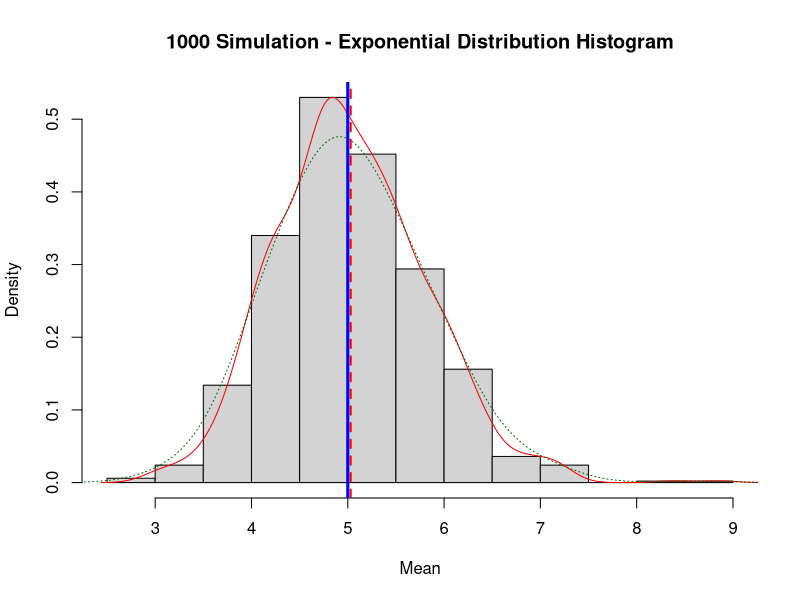
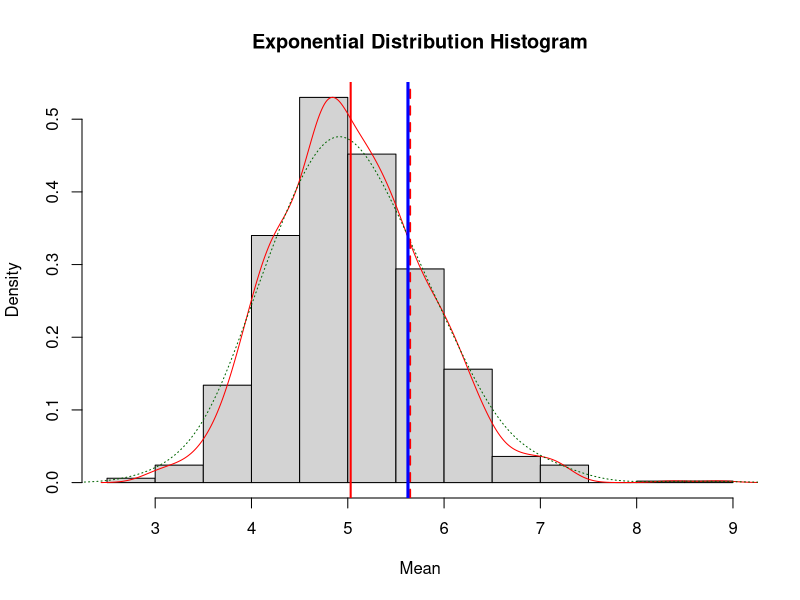
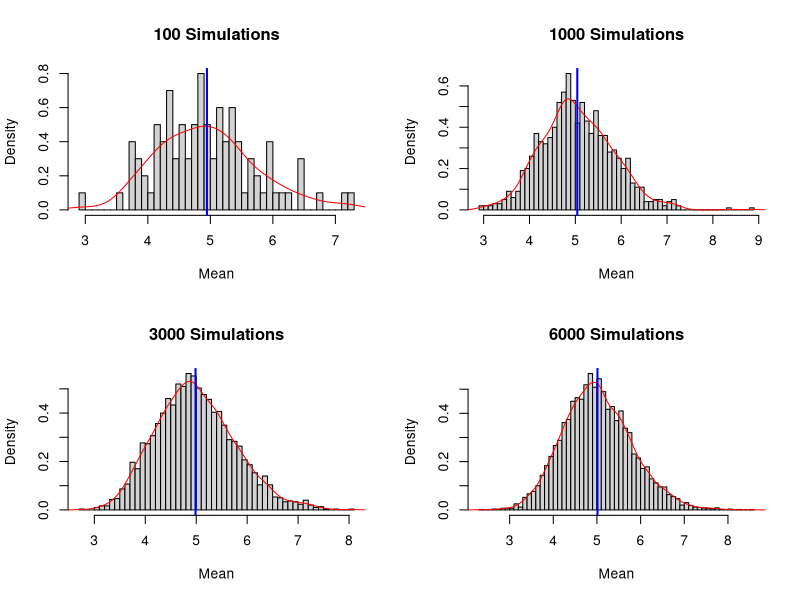

Source code (R) for these figures, in order:
## ---- chunk 1
set.seed(2000)
exp.dist <- NULL
exp.num <- 40
simulation.count <- 1000
rate <- 0.2

for (i in 1 : simulation.count)
{
    exp.dist = c(exp.dist, mean(rexp(exp.num,rate)))
}
## ---- chunk 2
cal.m <- round(mean(exp.dist),2)
cal.m
## ---- chunk 3
theo.m <- 1/0.2
theo.m
## ---- chunk 4
hist(exp.dist, prob = TRUE, xlab = "Mean", ylab = "Density", main = "1000 Simulation - Exponential Distribution Histogram")
lines(density(exp.dist),col = "red")
lines(density(exp.dist, adjust=2), lty="dotted", col = "darkgreen")
abline(v= cal.m, col = "red", lty = 2, lwd = 2)
abline(v = theo.m, col = "blue", lwd = 3)
## ---- chunk 5
cal.v <- round(var(exp.dist),3)
cal.v
## ---- chunk 6
st.dev <- 1/0.2 #lambda = 0.2
theo.v <- ((1/0.2)/sqrt(40)) ^ 2 # population variance 
theo.v
## ---- chunk 7
hist(exp.dist, prob = TRUE, xlab = "Mean", ylab = "Density", main = "Exponential Distribution Histogram")
lines(density(exp.dist),col = "red")
lines(density(exp.dist, adjust=2), lty="dotted", col = "darkgreen")
abline(v= cal.m, col = "red", lty = 1, lwd = 2)
abline(v= cal.m + cal.v, col = "red", lty = 2, lwd = 2)
abline(v = theo.m + theo.v, col = "blue", lwd = 3)
## ---- chunk 8
set.seed(2000)

exp.dist.100 <- NULL
exp.dist.1000 <- NULL
exp.dist.3000 <- NULL
exp.dist.6000 <- NULL
for (i in 1 : 100) exp.dist.100 = c(exp.dist.100, mean(rexp(40,rate)))
for (i in 1 : 1000) exp.dist.1000 = c(exp.dist.1000, mean(rexp(40,rate)))
for (i in 1 : 3000) exp.dist.3000 = c(exp.dist.3000, mean(rexp(40,rate)))
for (i in 1 : 6000) exp.dist.6000 = c(exp.dist.6000, mean(rexp(40,rate)))

par(mfrow = c(2, 2))
# begin plots
hist(exp.dist.100, prob = TRUE,breaks=50, xlab = "Mean", ylab = "Density", main = "100 Simulations")
lines(density(exp.dist.100),col = "red")
abline(v = mean(exp.dist.100), col = "blue", lwd = 2)

hist(exp.dist.1000, prob = TRUE, breaks=50,xlab = "Mean", ylab = "Density", main = "1000 Simulations")
lines(density(exp.dist.1000),col = "red")
abline(v = mean(exp.dist.1000), col = "blue", lwd = 2)

hist(exp.dist.3000, prob = TRUE,breaks=50,xlab = "Mean", ylab = "Density", main = "3000 Simulations")
lines(density(exp.dist.3000),col = "red")
abline(v = mean(exp.dist.3000), col = "blue", lwd = 2)

hist(exp.dist.6000, prob = TRUE, breaks=50,xlab = "Mean", ylab = "Density", main = "6000 Simulations")
lines(density(exp.dist.6000),col = "red")
abline(v = mean(exp.dist.6000), col = "blue", lwd = 2)
